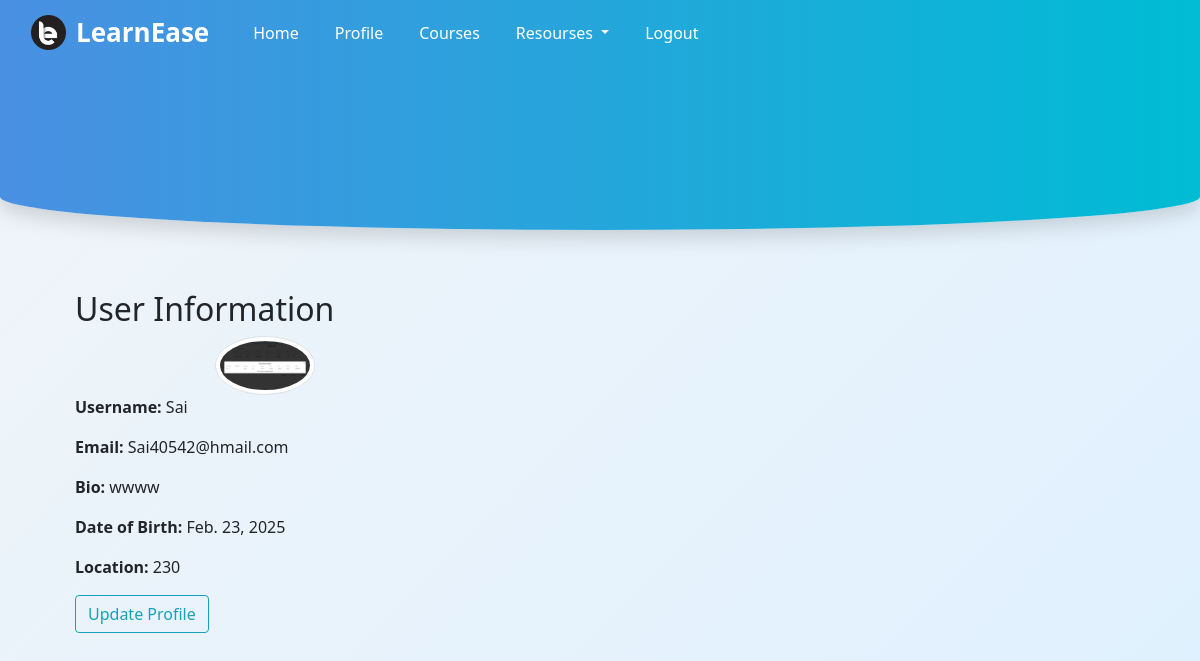
/profile/ (signed in), run on the app's committed database.
### learneaseapp/models.py (models this page shows, shortened)
class UserProfile(models.Model):
    USER_TYPE_CHOICES = [
        ('Professor', 'Professor'),
        ('Student', 'Student'),
    ]
    user = models.OneToOneField(User, on_delete=models.CASCADE)
    bio = models.TextField(blank=True)
    profile_picture = models.ImageField(upload_to='profile_pictures/', blank=True)
    date_of_birth = models.DateField(blank=True, null=True)
    location = models.CharField(max_length=100, blank=True)
    user_type = models.CharField(max_length=20, choices=USER_TYPE_CHOICES, blank=True)

### learneaseapp/views.py (the view)
# urls.py: path('profile/', views.profile, name='profile'),
@login_required
def profile(request):
    try:
        profile = request.user.userprofile
        profile_picture = profile.profile_picture.url
    except UserProfile.DoesNotExist:
        profile = UserProfile.objects.create(user=request.user)
    if request.method == 'POST':
        form = UserProfileForm(request.POST, request.FILES, instance=profile)
        if form.is_valid():
            form.save()
            return redirect('profile')
    else:
        form = UserProfileForm(instance=profile)
    return render(request, 'learneaseapp/profile.html', {'form': form, 'profile': profile,'profile_picture': profile_picture})

### learneaseapp/templates/learneaseapp/profile.html
{% extends 'learneaseapp/base.html' %}
{% load static %}
{% load crispy_forms_tags %}
{% block content %}
<div class="container">
  <div class="row">
    <div class="col-md-6">
      <h2>User Information</h2>
    <div class="col-md-6 text-right">
      {% if profile_picture %}
      <img src="{{ profile_picture }}" alt="Profile Picture" class="rounded-circle img-thumbnail" style="max-width: 100px; max-height: 100px;">
      {% else %}
      <p>No profile picture available</p>
      {% endif %}
    </div>
      <p><strong>Username:</strong> {{ request.user.username }}</p>
      <p><strong>Email:</strong> {{ request.user.email }}</p>
      <p><strong>Bio:</strong> {{ profile.bio }}</p>
      <p><strong>Date of Birth:</strong> {{ profile.date_of_birth }}</p>
      <p><strong>Location:</strong> {{ profile.location }}</p>
      <a href="{% url 'update_profile' %}" class="btn btn-outline-info">Update Profile</a>
  </div>
</div>
{% endblock content %}

### learneaseapp/templates/learneaseapp/base.html (style rules this page uses)
body { margin: 0; font-family: 'Segoe UI', sans-serif; background: linear-gradient(135deg, #f0f4f8, #dff1ff); min-height: 100vh; background-attachment: fixed; }
html, body { height: 100%; margin: 0; }
body { display: flex; flex-direction: column; }

### data on the page
UserProfile: bio "wwww", date_of_birth "Feb. 23, 2025", location "230"

### other printed values
{{ request.user.username }} "Sai"
{{ request.user.email }} "Sai40542@hmail.com"
